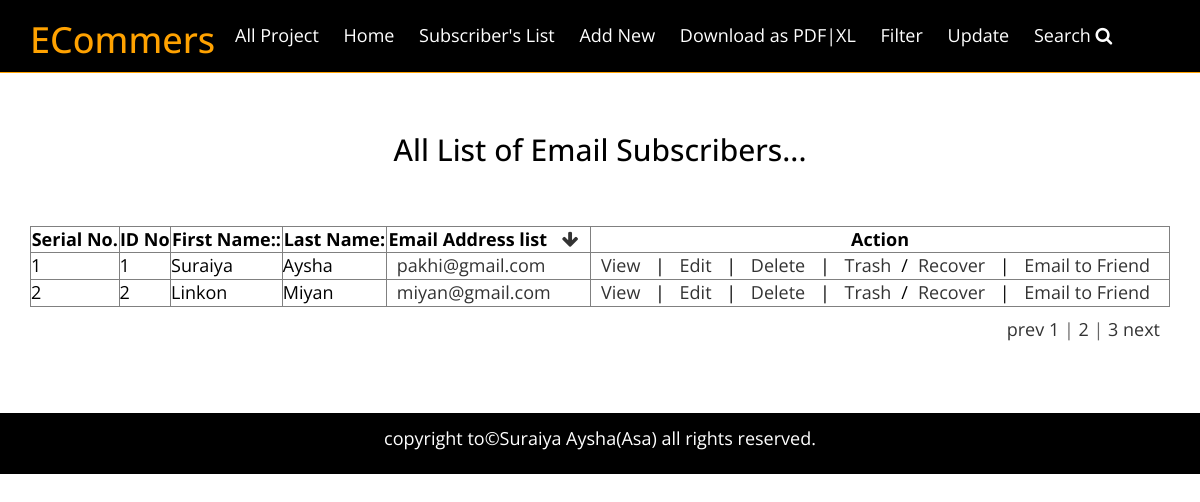
The app's page /views/SEIP118719/Email_Subscription/index.php with its own data.
### tables this page shows
CREATE TABLE IF NOT EXISTS `tbl_email_subscriptions` (
  `serial_no` int(11) NOT NULL,
`id` int(11) NOT NULL,
  `first_name` varchar(255) NOT NULL,
  `last_name` varchar(255) NOT NULL,
  `email_subscription` varchar(255) NOT NULL
);

### src/Bitm/SEIP118719/Email_Subscription/Email_Subscription.php (called while the page is built, shortened)
<?php
class Email_Subscription {
    public function index(){
        $email_subscription_objs = array();
        $query="SELECT * FROM `tbl_email_subscriptions`";
        $result=  mysql_query($query);
        while ($row = mysql_fetch_object($result)) {
            $email_subscription_objs[]=$row;
        }
        return $email_subscription_objs;
    }
}

### views/SEIP118719/Email_Subscription/index.php (the view, shortened to what this page needs)
<?php
$email_subscription_obj = new Email_Subscription();
$email_subscription_objs = $email_subscription_obj->index();
?>
<!DOCTYPE html>
<html>
    <head>
         <link href="../../../resource/css/font-awesome.min.css" rel="stylesheet">
         <link rel="stylesheet" href="../../../resource/css/bootstrap.min.css">
         <link rel="stylesheet" href="../../../resource/style.css">
    </head>
    <body>
        <header class="book_header_area">
            <div class="container">
                <div class="row">
                    <div class="col-md-2">
                        <div class="logo">
                            <a href="#"><h1>ECommers</h1></a>
                        </div>
                    </div>
                    <div class="col-md-10">
                        <div class="book_menu">
                            <nav>
                                <ul>
                                    <li> <a href="../../../index.html">All Project</a></li>
                                    <li> <a href="index.php">Home</a></li>
                                    <li> <a href="index.php">Subscriber's List</a></li>
                                    <li> <a href="create.php">Add New</a></li>
                                    <li> <a href="">Download as PDF|XL</a></li>
                                    <li> <a href="#">Filter</a></li>
                                    <li> <a href="edit.php">Update</a></li>
                                    <li> <a href="">Search <i class="fa fa-search"></i></a></li>
                                 </ul>
                            </nav>
                        </div>
                    </div>
                </div>
            </div>
        </header>
        <section class="list_area">
            <div class="container">
                <div class="row">
                <div class="col-md-12 text-center">
                    <h2>All List of Email Subscribers...</h2>
                </div>
                </div>
                <div class="row">
                    <div class="col-md-12">
                        <table border="1">
                            <thead>
                                <tr>
                                    <th>Serial No.</th>
                                    <th>ID No</th>
                                    <th>First Name::</th>
                                    <th>Last Name:</th>
                                    <th>Email Address list   <a href="#"><i class="fa fa-arrow-down"></i></a></th>
                                    <th>Action</th>
                                </tr>
                            </thead>
                            <tbody>
                                <?php
                                $serial_no=1;
                                foreach($email_subscription_objs as $email_subscription_obj)
                                {
                                ?>
                                <tr>
                                    <td><?php echo $serial_no;?></td>
                                    <td><?php echo $email_subscription_obj->id;?></td>
                                    <td><?php echo $email_subscription_obj->first_name;?></td>
                                    <td><?php echo $email_subscription_obj->last_name;?></td>
                                    <td><a href="#"><?php echo $email_subscription_obj->email_subscription;?></a></td>
                                    <td><a href="">View</a> | <a href="edit.php">Edit</a> | <a href="">Delete</a> | <a href="">Trash</a>/<a href="">Recover</a> | <a href="">Email to Friend</a> </td>
                                </tr>
                                <?php
                                $serial_no++;
                                }
                                ?>
                            </tbody>
                        </table>
                    </div>
                    <div class="col-md-12 text-right">
                        <div class="next_prev">
                            <a href="#">prev</a>  <a href="#">1</a> | <a href="#">2</a> | <a href="#">3</a> <a href="#">next</a>
                        </div>
                    </div>
                </div>
            </div>
        </section>
        <footer class="footer_area">
            <div class="container">
                <div class="row">
                    <div class="col-md-12">
                        <div class="copy_right text-center">
                            <p><a href="#">copyright to&copy;Suraiya Aysha(Asa) all rights reserved.</a></p>
                        </div>
                    </div>
                </div>
            </div>
        </footer>
    </body>
</html>

### resource/style.css (style rules this page uses)
html, body { height: 100%; }
body { font-family: 'Open Sans', sans-serif; color: #686767; font-size: 18px; font-weight: 400; }
a,a:hover { text-decoration: none; }
a { -moz-transition:0.3s; -o-transition:0.3s; -webkit-transition:0.3s; transition:0.3s; color: #333; }
ul { list-style: none; padding: 0; margin: 0; }
.footer_area { background-color: #000000; }
.footer_area a { color: #fff; }
.copy_right { padding: 13px 0; }
.book_header_area { background-color:#000000; color:#fff; border-bottom: 1px solid #FFA200; }
.book_header_area h1 { color:#FFA200; }
.book_menu nav ul li { display: inline-block; }
.book_menu nav ul li a { color: #fff; display: block; padding: 23px 10px; }
.list_area { padding: 60px 0; }
.list_area h2 { color: #000000; padding-bottom: 60px; margin: 0px; }
.list_area table { color: #000000; height: 100%; width: 100%; }
.list_area .row .col-md-12 table th { text-align: center; }
.list_area .row .col-md-12 table a, .next_prev { padding: 10px; }

### records on screen
tbl_email_subscriptions: id "1", first_name "Suraiya", last_name "Aysha", email_subscription "pakhi@gmail.com"
tbl_email_subscriptions: id "2", first_name "Linkon", last_name "Miyan", email_subscription "miyan@gmail.com"
